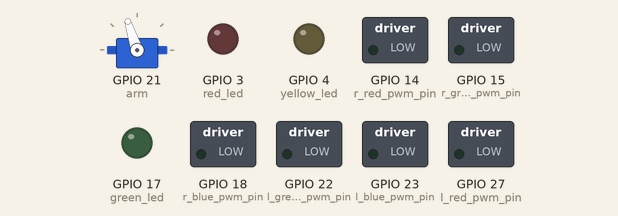
The program below on a simulated Raspberry Pi (BCM pin numbers). On the bench: servo, switched loads named in the program (green lamp = pin HIGH), output pins drawn as LEDs (lit = HIGH). Servo angles are drawn from the pulse width (0.5 ms = 0°, 2.5 ms = 180°); what the program prints to the terminal is not drawn.

Above: at 0.05 s.
At 1.5 s:
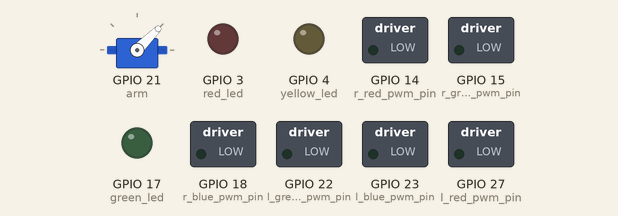
At 3.0 s:
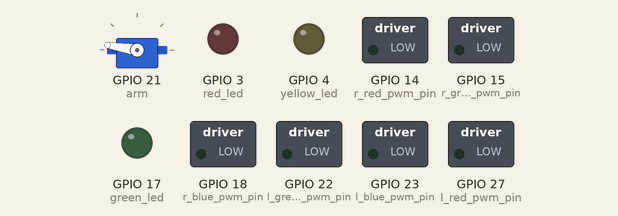
Timing chart, 0 to 6.9 s (numbered marks = the images above):
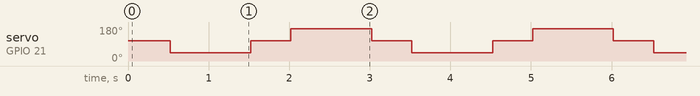

Measured:
- by itself, servo on GPIO 21 (arm): repeats every 3.0 s: 108° 0.50 s, 171° 1.0 s, 108° 0.50 s, 45° 1.0 s

The program:

a.py
```python
# (licence header left out)
from gpiozero import LED
from gpiozero import PWMLED
from gpiozero import Servo
from time import sleep

# Debug Settings
debug_messages = 1 # If debug messages is 1 then message will be printed, else if 0 they will be silenced
if debug_messages : print("Debug Message are 'ON'")
else : print("Debug Message are 'OFF'")

warning_messages = 1 # If debug messages is 1 then message will be printed, else if 0 they will be silenced
if warning_messages : print("Warning Message are 'ON'")
else : print("Warning Message are 'OFF'")
# Raspberry Pi Pins
r_red_pwm_pin = PWMLED(14)
r_green_pwm_pin = PWMLED(15)
r_blue_pwm_pin = PWMLED(18)

l_red_pwm_pin = PWMLED(27)
l_green_pwm_pin = PWMLED(22)
l_blue_pwm_pin = PWMLED(23)

red_led = LED(3)
yellow_led = LED(4)
green_led = LED(17)


max_correction=0.40
min_correction=0
maxPW=(2.0+max_correction)/1000
minPW=(1.0-min_correction)/1000
arm = Servo(21,min_pulse_width=minPW,max_pulse_width=maxPW)
#print(dir(r_red_pwm_pin))

def stop_light(traffic):
    if debug_messages : print("Running stop_light function")
    if debug_messages : print(traffic)
    red,yellow,green = traffic
    if debug_messages : print(traffic[red])

def eyes_RGB(eyes):
    if debug_messages : print("Running eyes_RGB function")
    if debug_messages : print(eyes)

    left_eye, right_eye = eyes
    if debug_messages : print(left_eye)
    if debug_messages : print(right_eye)

def get_robot_feature_data():
    hex_code = "#4ebd51"
    hex_code = hex_code.upper()
    print(hex_code)
    hex_green = hex_code[3:5]
    print(hex_green)
    dec_hex_green = int(hex_green,16)
    print(dec_hex_green)
    green_brightness = dec_hex_green / 256
    print(green_brightness)
    if debug_messages : print("Runninng get_robot_feature_data function")
    right_eye = {'leye_red_RGBLED':.44, 'leye_green_RGBLED':green_brightness, 'leye_blue_RGBLED':.99}
    left_eye =  {'reye_red_RGBLED':1, 'reye_green_RGBLED':green_brightness, 'reye_blue_RGBLED':.99}
    stop_light = {'red_LED':1, 'yellow_LED':0, 'green_LED':0}
    # servo
    rfd = [stop_light, left_eye, right_eye]
    if debug_messages : print(rfd)
    if debug_messages : print("Returning get_robot_feature_data function")
    return(rfd)

def wave(wave_data):
    print(wave_data)
    print(dir(arm))
    while True:
        arm.mid()
        print("mid", arm.value)
        sleep(0.5)
        arm.min()
        print("min", arm.value)
        sleep(1)
        arm.mid()
        print("mid", arm.value)
        sleep(0.5)
        arm.max()
        print("max", arm.value)
        sleep(1)

def servo_pos(pos):
    print(pos)
    arm.value = pos
    print ("pos = ", arm.value)
    sleep(.5)
    arm.detach
def main():
    print("Welcome To The STEAM Clown Makey Bot")
    if debug_messages : print("Calling get_robot_feature_data function")
#    robot_features = get_robot_feature_data()
    stop_light_LEDs, left_RGB, right_RGB = get_robot_feature_data()
    if debug_messages : print(stop_light_LEDs)
    if debug_messages : print(left_RGB)
    if debug_messages : print(right_RGB)

    if debug_messages : print("Calling stop_light function")
    stop_light(stop_light_LEDs)
    if debug_messages : print("Returned from stop_light function")

    if debug_messages : print("Calling eyes_RGB function")
    eyes_RGB([left_RGB,right_RGB])
    if debug_messages : print("Returned from eyes_RGB function")
    wave("im going to send data later")

main()
```
